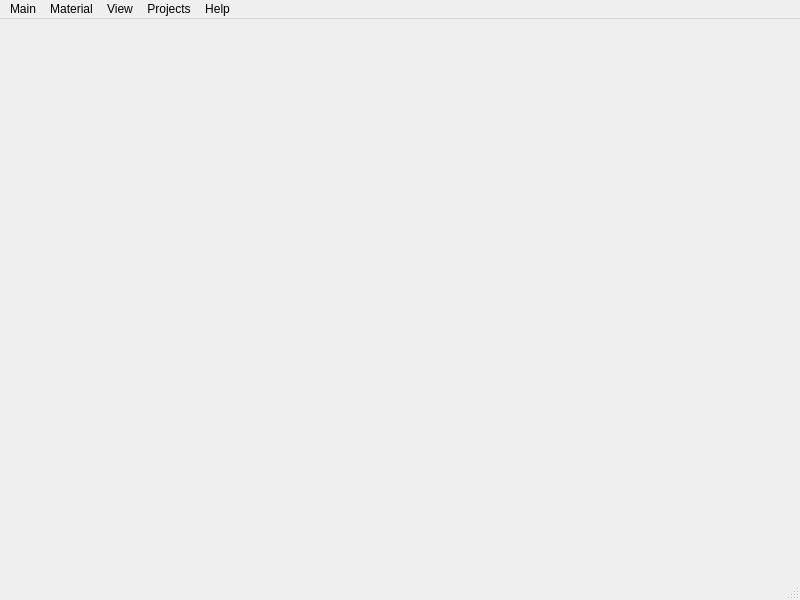
<?xml version="1.0" encoding="UTF-8"?>
<ui version="4.0">
 <class>MainWindow</class>
 <widget class="QMainWindow" name="MainWindow">
  <property name="geometry">
   <rect>
    <x>0</x>
    <y>0</y>
    <width>800</width>
    <height>600</height>
   </rect>
  </property>
  <property name="windowTitle">
   <string>MainWindow</string>
  </property>
  <widget class="QWidget" name="centralwidget"/>
  <widget class="QMenuBar" name="menubar">
   <property name="geometry">
    <rect>
     <x>0</x>
     <y>0</y>
     <width>800</width>
     <height>21</height>
    </rect>
   </property>
   <widget class="QMenu" name="menuFile">
    <property name="title">
     <string>Main</string>
    </property>
    <addaction name="actionImport"/>
    <addaction name="actionExport"/>
    <addaction name="separator"/>
    <addaction name="actionQuit"/>
   </widget>
   <widget class="QMenu" name="menuView">
    <property name="title">
     <string>Material</string>
    </property>
    <addaction name="actionNew"/>
    <addaction name="actionRe"/>
    <addaction name="separator"/>
    <addaction name="actionImport_Excel_File"/>
   </widget>
   <widget class="QMenu" name="menu">
    <property name="title">
     <string>View</string>
    </property>
    <addaction name="actionFull_List"/>
    <addaction name="actionSearch"/>
    <addaction name="actionSearch_for_Model"/>
   </widget>
   <widget class="QMenu" name="menuHelp">
    <property name="title">
     <string>Help</string>
    </property>
    <addaction name="actionVersion"/>
   </widget>
   <widget class="QMenu" name="menuProjects">
    <property name="title">
     <string>Projects</string>
    </property>
    <addaction name="actionCurrent_Progress"/>
   </widget>
   <addaction name="menuFile"/>
   <addaction name="menuView"/>
   <addaction name="menu"/>
   <addaction name="menuProjects"/>
   <addaction name="menuHelp"/>
  </widget>
  <widget class="QStatusBar" name="statusbar"/>
  <action name="actionImport">
   <property name="text">
    <string>Log In</string>
   </property>
  </action>
  <action name="actionExport">
   <property name="text">
    <string>Log Out</string>
   </property>
  </action>
  <action name="actionFull_List">
   <property name="text">
    <string>Full List</string>
   </property>
  </action>
  <action name="actionSearch">
   <property name="text">
    <string>Search</string>
   </property>
  </action>
  <action name="actionSearch_for_Model">
   <property name="text">
    <string>Search for Model</string>
   </property>
  </action>
  <action name="actionNew">
   <property name="text">
    <string>New</string>
   </property>
  </action>
  <action name="actionRe">
   <property name="text">
    <string>Re</string>
   </property>
  </action>
  <action name="actionVersion">
   <property name="text">
    <string>Version</string>
   </property>
  </action>
  <action name="actionCurrent_Progress">
   <property name="text">
    <string>Current Progress</string>
   </property>
  </action>
  <action name="actionQuit">
   <property name="text">
    <string>Quit</string>
   </property>
   <property name="toolTip">
    <string>프로그램을 종료합니다.</string>
   </property>
   <property name="whatsThis">
    <string/>
   </property>
   <property name="shortcut">
    <string>Ctrl+Q</string>
   </property>
  </action>
  <action name="actionImport_Excel_File">
   <property name="text">
    <string>Import Excel File</string>
   </property>
  </action>
 </widget>
 <resources/>
 <connections/>
</ui>
